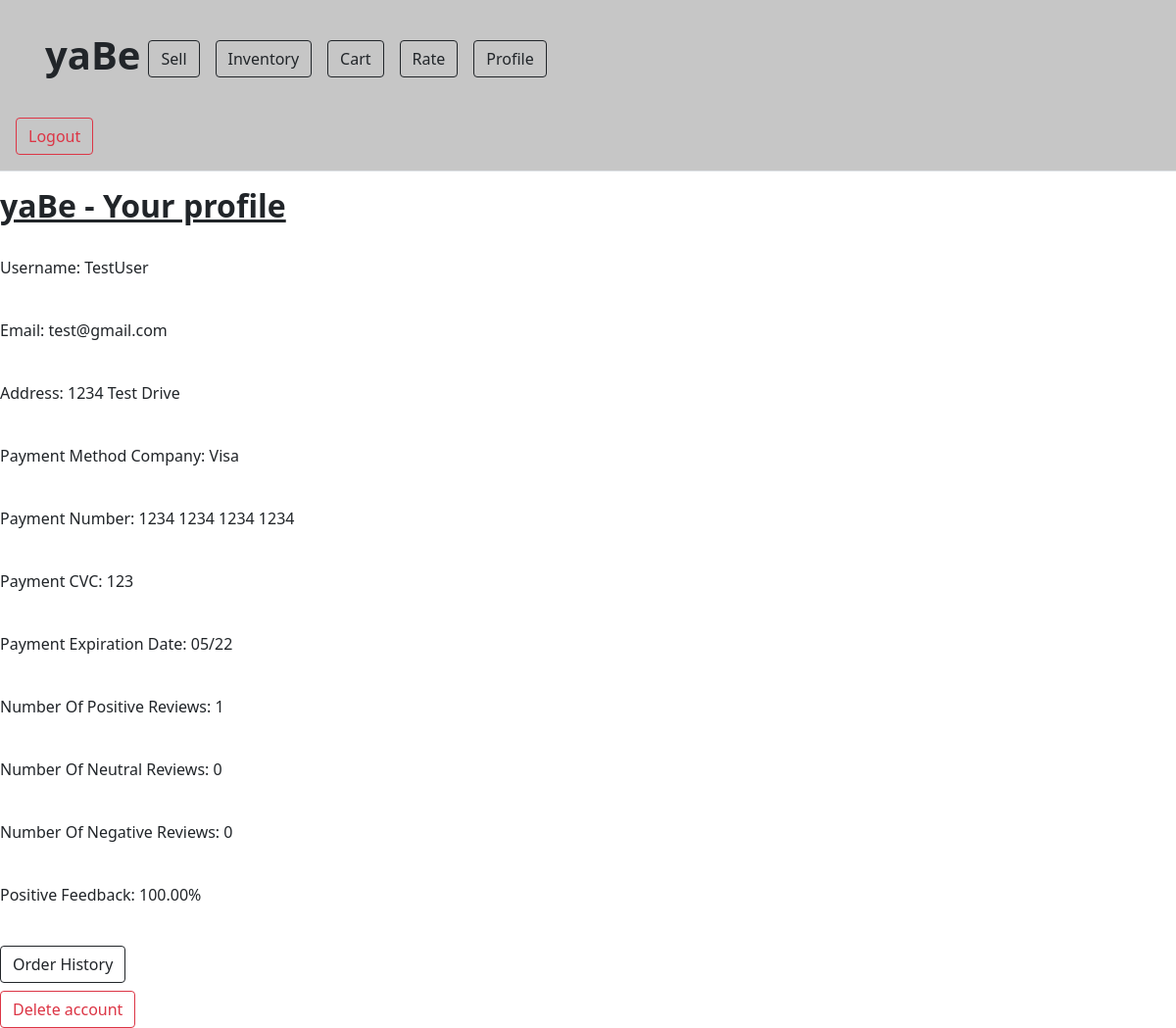
/view_profile (signed in), run on the app's committed database.
### app/models.py (models this page shows, shortened)
class User(UserMixin, db.Model):
 id = db.Column(db.Integer, primary_key = True)
 username = db.Column(db.String(16))
 email = db.Column(db.String(64))
 password_hash = db.Column(db.String(128))
 address = db.Column(db.String(128))
 payment_method_company = db.Column(db.String(10))
 payment_method_number = db.Column(db.Integer)
 payment_method_cvc = db.Column(db.Integer)
 payment_method_expdate = db.Column(db.Integer)
 num_positive_reviews = db.Column(db.Integer)
 num_neutral_reviews = db.Column(db.Integer)
 num_negative_reviews = db.Column(db.Integer)
 items = db.relationship('Item')
 orders = db.relationship('Order')

### app/routes.py (the view)
@appObj.route('/view_profile', methods = ['GET', 'POST'])
@login_required
def view_profile():
 user = current_user
 payNumber = str(current_user.payment_method_number)
 while (len(payNumber) < 16):
   payNumber = '0' + payNumber
 payNumber = payNumber[:4] + ' ' + payNumber[4:8] + ' ' + payNumber[8:12] + ' ' + payNumber[12:]
 payCVC = str(current_user.payment_method_cvc)
 while (len(payCVC) < 3):
   payCVC = '0' + payCVC
 payDate = str(current_user.payment_method_expdate)
 while (len(payDate) < 4):
   payDate = '0' + payDate
 payDate = payDate[:2] + '/' + payDate[2:]
 rating_percentage = calculate_rating(user)
 return render_template('user_profiles.html', user = user, rating_percentage = rating_percentage, payNumber = payNumber, payCVC = payCVC, payDate = payDate)

### app/models.py (called while the page is built)
@login.user_loader
def load_user(id):
 return User.query.get(int(id))

### app/routes.py (called while the page is built)
def calculate_rating(user): #helper function to return feedback by percentage--range of 0% to 100%
  total_reviews = user.num_positive_reviews + user.num_neutral_reviews + user.num_negative_reviews
  if(total_reviews == 0):
    return 0
  return ((user.num_positive_reviews + user.num_neutral_reviews) / float(total_reviews)) * 100

### app/templates/user_profiles.html (shortened to what this page needs)
<!doctype html>
<html lang="en">
  <head>
     <link href="https://cdn.jsdelivr.net/npm/bootstrap@5.0.2/dist/css/bootstrap.min.css" rel="stylesheet">
    <body>
    <body>
<main>
    <header class="p-3 mb-3 border-bottom" style= "background: #c6c6c6">
    <div class="container p-3 mb-3" style="background: #c6c6c6"">
     <div class="d-flex flex-wrap align-items-center justify-content-center justify-content-lg-start"</div>
        <a href="/home" class="d-flex align-items-center mb-2 mb-lg-0 text-dark text-decoration-none">
         <h1> <b> yaBe </b> </h1>
        </a>
        <ul class="nav col-12 col-lg-auto me-lg-auto mb-2 justify-content-center mb-md-0">
         <li> <a class="btn btn-outline-dark m-2" href="sell_item" role="button">Sell</a> </li>
         <li> <a class="btn btn-outline-dark m-2" href="see_all_items" role="button">Inventory</a> </li>
         <li> <a class="btn btn-outline-dark m-2" href="cart" role="button">Cart</a></li>
          <li> <a class="btn btn-outline-dark m-2" href= "/search_user_rate" role="button"> Rate </a> <li>
         <li> <a class="btn btn-outline-dark m-2" href="view_profile" role="button"> Profile </a></li>
        </ul>
        <br>
       </div>
     </div>
  <div class="d-flex flex-wrap align-items-center justify-content-center justify-content-lg-start" </div>
   <a class="btn btn-outline-danger mr-2" href="{{url_for('logout')}}" role="button"> Logout </a>
  </header>
    <h2><u><b> yaBe - Your profile</u></b> </h2>
    <br>
    <p> Username: {{user.username}} </p> <br>
    <p> Email: {{user.email}} </p>  <br>
    <p> Address: {{user.address}} </p> <br>
    <p> Payment Method Company: {{user.payment_method_company}} </p> <br>
    <p> Payment Number: {{payNumber}} </p> <br>
    <p> Payment CVC: {{payCVC}} </p> <br>
    <p> Payment Expiration Date: {{payDate}} </p> <br>
    <p> Number Of Positive Reviews: {{user.num_positive_reviews}} </p> <br>
    <p> Number Of Neutral Reviews: {{user.num_neutral_reviews}} </p> <br>
    <p> Number Of Negative Reviews: {{user.num_negative_reviews}} </p> <br>
    <p> Positive Feedback: {{"%.2f%%"|format(rating_percentage)}} </p> <br>
    <a class="btn btn-outline-dark mb-2" href="checkout" role="button"> Order History </a>
    <br>
    <a class="btn btn-outline-danger" href="deleteUser" role="button"> Delete account </a>
</main>
  </body>
</html>

### data on the page
User: username "TestUser", email "test@gmail.com", address "1234 Test Drive", payment_method_company "Visa", num_positive_reviews "1", num_neutral_reviews "0", num_negative_reviews "0"

### other printed values
{{ payNumber }} "1234 1234 1234 1234"
{{ payCVC }} "123"
{{ payDate }} "05/22"
{{ "%.2f%%"|format(rating_percentage) }} "100.00%"
